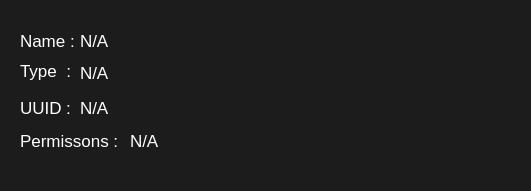
                   <widget class="QFrame" name="frame_2">
                    <property name="geometry">
                     <rect>
                      <x>10</x>
                      <y>380</y>
                      <width>531</width>
                      <height>191</height>
                     </rect>
                    </property>
                    <property name="styleSheet">
                     <string notr="true">
border-radius:10px;
background-color: rgb(28, 28, 28);

</string>
                    </property>
                    <property name="frameShape">
                     <enum>QFrame::StyledPanel</enum>
                    </property>
                    <property name="frameShadow">
                     <enum>QFrame::Raised</enum>
                    </property>
                    <widget class="QLabel" name="label">
                     <property name="geometry">
                      <rect>
                       <x>20</x>
                       <y>60</y>
                       <width>61</width>
                       <height>21</height>
                      </rect>
                     </property>
                     <property name="font">
                      <font>
                       <pointsize>13</pointsize>
                      </font>
                     </property>
                     <property name="styleSheet">
                      <string notr="true">color: rgb(255, 255, 255);</string>
                     </property>
                     <property name="text">
                      <string>Type  :</string>
                     </property>
                    </widget>
                    <widget class="QLabel" name="label_11">
                     <property name="geometry">
                      <rect>
                       <x>20</x>
                       <y>100</y>
                       <width>71</width>
                       <height>16</height>
                      </rect>
                     </property>
                     <property name="font">
                      <font>
                       <pointsize>13</pointsize>
                      </font>
                     </property>
                     <property name="styleSheet">
                      <string notr="true">color: rgb(255, 255, 255);</string>
                     </property>
                     <property name="text">
                      <string>UUID :</string>
                     </property>
                    </widget>
                    <widget class="QLabel" name="label_12">
                     <property name="geometry">
                      <rect>
                       <x>20</x>
                       <y>130</y>
                       <width>121</width>
                       <height>21</height>
                      </rect>
                     </property>
                     <property name="font">
                      <font>
                       <pointsize>13</pointsize>
                      </font>
                     </property>
                     <property name="styleSheet">
                      <string notr="true">color: rgb(255, 255, 255);</string>
                     </property>
                     <property name="text">
                      <string>Permissons :</string>
                     </property>
                    </widget>
                    <widget class="QPushButton" name="btnLabelType">
                     <property name="geometry">
                      <rect>
                       <x>80</x>
                       <y>60</y>
                       <width>411</width>
                       <height>25</height>
                      </rect>
                     </property>
                     <property name="font">
                      <font>
                       <pointsize>13</pointsize>
                      </font>
                     </property>
                     <property name="styleSheet">
                      <string notr="true">color: rgb(255, 255, 255);
text-align: left;</string>
                     </property>
                     <property name="text">
                      <string>N/A</string>
                     </property>
                    </widget>
                    <widget class="QPushButton" name="btnLabelUUID">
                     <property name="geometry">
                      <rect>
                       <x>80</x>
                       <y>100</y>
                       <width>401</width>
                       <height>16</height>
                      </rect>
                     </property>
                     <property name="font">
                      <font>
                       <pointsize>13</pointsize>
                      </font>
                     </property>
                     <property name="styleSheet">
                      <string notr="true">color: rgb(255, 255, 255);
text-align: left;</string>
                     </property>
                     <property name="text">
                      <string>N/A</string>
                     </property>
                    </widget>
                    <widget class="QPushButton" name="btnLabelPermissions">
                     <property name="geometry">
                      <rect>
                       <x>130</x>
                       <y>130</y>
                       <width>381</width>
                       <height>21</height>
                      </rect>
                     </property>
                     <property name="font">
                      <font>
                       <pointsize>13</pointsize>
                      </font>
                     </property>
                     <property name="styleSheet">
                      <string notr="true">color: rgb(255, 255, 255);
text-align: left;</string>
                     </property>
                     <property name="text">
                      <string>N/A</string>
                     </property>
                    </widget>
                    <widget class="QLabel" name="label_7">
                     <property name="geometry">
                      <rect>
                       <x>20</x>
                       <y>30</y>
                       <width>61</width>
                       <height>21</height>
                      </rect>
                     </property>
                     <property name="font">
                      <font>
                       <pointsize>13</pointsize>
                      </font>
                     </property>
                     <property name="styleSheet">
                      <string notr="true">color: rgb(255, 255, 255);</string>
                     </property>
                     <property name="text">
                      <string>Name :</string>
                     </property>
                    </widget>
                    <widget class="QPushButton" name="btnLabelName">
                     <property name="geometry">
                      <rect>
                       <x>80</x>
                       <y>30</y>
                       <width>411</width>
                       <height>21</height>
                      </rect>
                     </property>
                     <property name="font">
                      <font>
                       <pointsize>13</pointsize>
                      </font>
                     </property>
                     <property name="styleSheet">
                      <string notr="true">color: rgb(255, 255, 255);
text-align: left;</string>
                     </property>
                     <property name="text">
                      <string>N/A</string>
                     </property>
                    </widget>
                   </widget>
